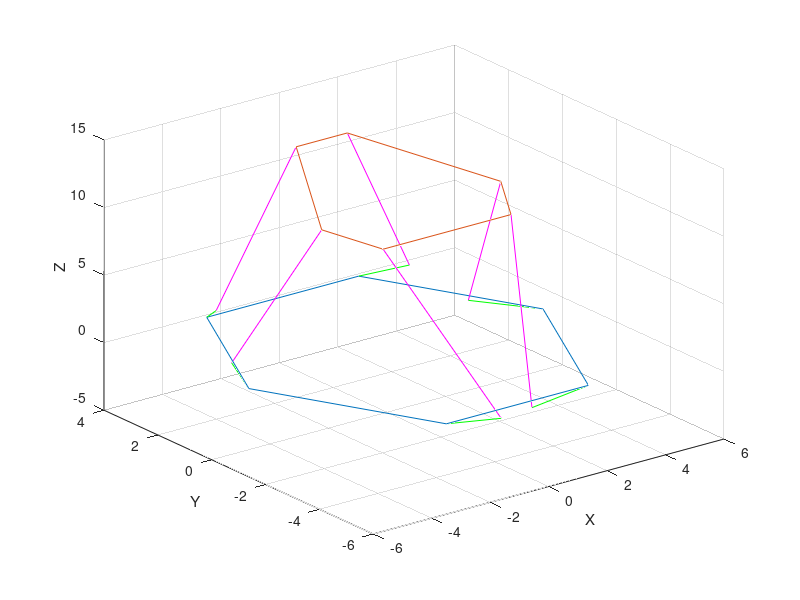

Reproduce this figure in MATLAB. (Note: this script raises an error after producing the figure.)
% stewart platform code
clear all;
clc;


% constants based on my build
s = 10.824; %length of operating leg (in)
a = 2; %length of servo operating arm (in)

% coordinates of servo motor rotation point in base frame
b1 = [-2.43 -4.84 0]';
b2 = [2.43 -4.84 0]';
b3 = [5.03 -.33 0]';
b4 = [2.6 3.876 0]';
b5 = [-2.6 3.876 0]';
b6 = [-5.03 -.33 0]';
b = [b1 b2 b3 b4 b5 b6];

% coordinates of the home position of platform joints, platform frame
p01 = [-2.1875 -2.49 0]';
p02 = [2.1875 -2.49 0]';
p03 = [3.0625 -.974 0]';
p04 = [.875 2.815 0]';
p05 = [-.875 2.815 0]';
p06 = [-3.0625 -.974 0]';
p0 = [p01 p02 p03 p04 p05 p06];

% angle of servo arm plane relative to x-axis
beta1 = deg2rad(0);
beta2 = deg2rad(180);
beta3 = deg2rad(120);
beta4 = deg2rad(300);
beta5 = deg2rad(240);
beta6 = deg2rad(60);
beta = [beta1 beta2 beta3 beta4 beta5 beta6];

% plot(b(2,:),-b(1,:))
% hold on
% plot(p(2,:),-p(1,:))
% hold off

% calculate h_0 and alpha_0 - home locations of platform height and servo
% arm angle
h_01 = sqrt(s^2+a^2-(p01(1)-b1(1))^2-(p01(2)-b1(2))^2)-p01(3);
h_03 = sqrt(s^2+a^2-(p03(1)-b3(1))^2-(p03(2)-b3(2))^2)-p03(3);
h_05 = sqrt(s^2+a^2-(p05(1)-b5(1))^2-(p05(2)-b5(2))^2)-p05(3);
h_0 = (h_01+h_03+h_05)/3;

l_01 = sqrt((p01(1)-b1(1))^2+(p01(2)-b1(2))^2+(h_0+p01(3))^2);
L01 = 2*a^2;
M01 = 2*a*(cos(beta1)*(p01(1)-b1(1))+sin(beta1)*(p01(2)-b1(2)));
N01 = 2*a*(h_0+p01(3));
alpha_01 = asin(L01/sqrt(M01^2+N01^2)) - atan2(M01,N01);

l_03 = sqrt((p03(1)-b3(1))^2+(p03(2)-b3(2))^2+(h_0+p03(3))^2);
L03 = 2*a^2;
M03 = 2*a*(cos(beta3)*(p03(1)-b3(1))+sin(beta3)*(p03(2)-b3(2)));
N03 = 2*a*(h_0+p03(3));
alpha_03 = asin(L03/sqrt(M03^2+N03^2)) - atan2(M03,N03);

l_05 = sqrt((p05(1)-b5(1))^2+(p05(2)-b5(2))^2+(h_0+p05(3))^2);
L05 = 2*a^2;
M05 = 2*a*(cos(beta5)*(p05(1)-b5(1))+sin(beta5)*(p05(2)-b5(2)));
N05 = 2*a*(h_0+p05(3));
alpha_05 = asin(L05/sqrt(M05^2+N05^2)) - atan2(M05,N05);

l_02 = sqrt((p02(1)-b2(1))^2+(p02(2)-b2(2))^2+(h_0+p02(3))^2);
L02 = 2*a^2;
M02 = 2*a*(p02(1)-b2(1));
N02 = 2*a*(h_0+p02(3));
alpha_02 = asin(L02/sqrt(M02^2+N02^2)) - atan2(M02,N02);

alpha_0 = (alpha_01 + alpha_03 + alpha_05)/3;
alpha_0d = rad2deg(alpha_0);

% calculate home position of platform joints in base frame
q1 = [0 0 h_0]' + p01;
q2 = [0 0 h_0]' + p02;
q3 = [0 0 h_0]' + p03;
q4 = [0 0 h_0]' + p04;
q5 = [0 0 h_0]' + p05;
q6 = [0 0 h_0]' + p06;

% position and orientation of platform origin (in platform coords)
%desired
pos_d = [0.5 0.5 0]';
or_d = [.5 0 0]';

%current 
pos = [0 0 0]';
or = [0 0 0]';

%delta
pos_del = pos_d - pos;
or_del = or_d - or;

% calculate rotational matrix for platform relative to the base
phi = or_d(1);
theta = or_d(2);
psi = or_d(3);

Rz = [cos(psi) -sin(psi) 0;sin(psi) cos(psi) 0;0 0 1];
Ry = [cos(theta) 0 sin(theta);0 1 0;-sin(theta) 0 cos(theta)];
Rx = [1 0 0;0 cos(phi) -sin(phi);0 sin(phi) cos(phi)];
R_PB = Rz*Ry*Rx;

% calculate effective leg lengths 
T = [pos_d(1) pos_d(2) pos_d(3)+h_0]'; %translation vector of platform frame wrt base frame

l1 = T+R_PB*p01-b1;
l2 = T+R_PB*p02-b2;
l3 = T+R_PB*p03-b3;
l4 = T+R_PB*p04-b4;
l5 = T+R_PB*p05-b5;
l6 = T+R_PB*p06-b6;
l = [l1 l2 l3 l4 l5 l6];

% calculate angles required for each servo
alpha = zeros(6,1);

% uses p coordinates as in equation 9 of 'maths' paper
% for idx = 1:6
%     ll = sqrt(l(1,idx)^2+l(2,idx)^2+l(3,idx)^2);
%     LL = ll^2 - (s^2 - a^2);
%     MM = 2*a*(p0(3,idx)-b(3,idx));
%     NN = 2*a*(cos(beta(idx))*(p0(1,idx)-b(1,idx))+sin(beta(idx))*(p0(2,idx)-b(2,idx)));
%     al = asin(LL/sqrt(MM^2+NN^2)) - atan2(NN,MM);
%     alpha(idx) = al;
% end

% uses q coordinates as mentioned by instructables post by thiagohersan
plat_jts = zeros(3,6);
for idx = 1:6
    q = T + R_PB * p0(:,idx);
    plat_jts(:,idx) = q;
    ll = sqrt(l(1,idx)^2+l(2,idx)^2+l(3,idx)^2);
    LL = ll^2 - (s^2 - a^2);
    MM = 2*a*(q(3)-b(3,idx));
    NN = 2*a*(cos(beta(idx))*(q(1)-b(1,idx))+sin(beta(idx))*(q(2)-b(2,idx)));
    al = asin(LL/sqrt(MM^2+NN^2)) - atan2(NN,MM);
    alpha(idx) = al;
end

%% Sim Test
x_a = a*cos(alpha).*cos(beta') + b(1,:)';
y_a = a*cos(alpha).*sin(beta') + b(2,:)';
z_a = a*sin(alpha);

base_pts = [b,b(:,1)];
plat = [plat_jts,plat_jts(:,1)];

plot3(base_pts(1,:),base_pts(2,:),zeros(7,1))
hold on
plot3(plat(1,:),plat(2,:),plat(3,:))
hold on

for ii = 1:6
    plot3([b(1,ii) x_a(ii)],[b(2,ii) y_a(ii)],[0 z_a(ii)],'g')
    hold on
    plot3([x_a(ii) plat(1,ii)],[y_a(ii) plat(2,ii)],[z_a(ii) plat(3,ii)],'m')
    hold on
end

grid on
xlabel("X")
ylabel("Y")
zlabel("Z")



%% Test simulation
% given desired pose of platform over time, output animation of its
% movement
clear all;
clc;

t = 100;
ball = [0 0];

[s,a,b,p0,beta,h_0,alpha_0] = initialize();

h = figure(1);
h.Visible = 'off';
for mm = 1:t
    idx = mm-1;
    ang = 2*pi/t * idx;
    rot = -pi/6 + (2*pi/6 -2*pi/6*(abs(t/2-idx)/(t/2)));
    z_move = (1.5-(1.5*abs(t/2-idx)/(t/2)));
    pose_des = [6*cos(ang),6*sin(ang),0,0,0,0]; %only translation
    % pose_des = [0,0,0,rot,0]; %only rotation
    % pose_des = [cos(ang),sin(ang),0,0,rot,0]; %combined
    % pose_des = [0,0,z_move,0,0,0]; %only vertical
    [alpha_cmd,plat_jts,ball_loc] = inv_kin(pose_des,h_0,p0,b,s,a,beta,ball,alpha_0);
    plot_sp(alpha_cmd,beta,b,plat_jts,a,ball_loc);
    drawnow
    F(mm) = getframe;
end

h.Visible = 'on';
movie(F,2,30)

%%
% Test Rotation for T
clear;
clc;

T_0 = [0 0 10]';
phi = pi()/6;
theta = pi()/6;
psi = 0;

Rz = [cos(psi) -sin(psi) 0;sin(psi) cos(psi) 0;0 0 1];
Ry = [cos(theta) 0 sin(theta);0 1 0;-sin(theta) 0 cos(theta)];
Rx = [1 0 0;0 cos(phi) -sin(phi);0 sin(phi) cos(phi)];
R_PB = Rz*Ry*Rx;

T_new = R_PB*T_0

norm(T_new)

%% Controller simulation
% NEED TO ADD SAFETIES IF BALL IS OFF THE PLATFORM OR IF BALL IS NOT
% DETECTED ON THE PLATFORM FOR PLATFORM TO MOVE TO HOME POS

% issue with ball plotting is that location of ball at previous time is
% being calculated at next time step - so not accurate

clear all;
clc;

origin = [144 108];
ball_pos_prev = [300 60];
ball_pos = [280 50];
err_prev = [0 0];
err_prev(1) = origin(1) - ball_pos_prev(1);
err_prev(2) = ball_pos_prev(2) - origin(2);
dt = 100;



[s,a,b,p0,beta,h_0,alpha_0] = initialize();
[cmd,err_prev] = PD(origin,ball_pos,err_prev,dt);
pose_des = [cmd(1),cmd(2),0,cmd(3),cmd(4),0]; 
[alpha_cmd,plat_jts,ball_loc] = inv_kin(pose_des,h_0,p0,b,s,a,beta,ball_pos,alpha_0);
plot_sp(alpha_cmd,beta,b,plat_jts,a,ball_loc);

function [cmd, err_prev] = PD(origin,ball_pos,err_prev,dt)
    pos_max = 0.5;
    or_max = pi/4;

    kp_p = 0.0006; kd_p = 0.56;
    kp_o = .0013; kd_o = 1.1;
    err = [0 0];
    err(1) = origin(1) - ball_pos(1);
    err(2) = ball_pos(2) - origin(2);
    d_err = (err-err_prev)/dt;

    cmd_p = kp_p*err + kd_p*d_err;
    cmd_o = kp_o*err + kd_o*d_err;

    %cmd = [cmd_p -cmd_o(1) cmd_o(2)];
    cmd = [cmd_p 0 0];

    if abs(cmd(1)) > pos_max
        cmd(1) = pos_max*sign(cmd(1));
    end

    if abs(cmd(2)) > pos_max
        cmd(2) = pos_max*sign(cmd(2));
    end

    if abs(cmd(3)) > or_max
        cmd(3) = or_max*sign(cmd(3));
    end

    if abs(cmd(4)) > 2
        cmd(4) = or_max*sign(cmd(4));
    end

    err_prev = err;
end

%% Code Consolidation into Functions
% function to calculate all base values
function [s,a,b,p0,beta,h_0,alpha_0] = initialize()
    % constants based on my build
    s = 10.824; %length of operating leg (in)
    a = 2; %length of servo operating arm (in)
    
    % coordinates of servo motor rotation point in base frame
    b1 = [-2.43 -4.84 0]';
    b2 = [2.43 -4.84 0]';
    b3 = [5.03 -.33 0]';
    b4 = [2.6 3.876 0]';
    b5 = [-2.6 3.876 0]';
    b6 = [-5.03 -.33 0]';
    b = [b1 b2 b3 b4 b5 b6];
    
    % coordinates of the home position of platform joints, platform frame
    p01 = [-2.1875 -2.49 0]';
    p02 = [2.1875 -2.49 0]';
    p03 = [3.0625 -.974 0]';
    p04 = [.875 2.815 0]';
    p05 = [-.875 2.815 0]';
    p06 = [-3.0625 -.974 0]';
    p0 = [p01 p02 p03 p04 p05 p06];
    
    % angle of servo arm plane relative to x-axis
    beta1 = deg2rad(0);
    beta2 = deg2rad(180);
    beta3 = deg2rad(120);
    beta4 = deg2rad(300);
    beta5 = deg2rad(240);
    beta6 = deg2rad(60);
    beta = [beta1 beta2 beta3 beta4 beta5 beta6];

    % calculate h_0 and alpha_0 - home locations of platform height and servo
    % arm angle
    h_01 = sqrt(s^2+a^2-(p01(1)-b1(1))^2-(p01(2)-b1(2))^2)-p01(3);
    h_03 = sqrt(s^2+a^2-(p03(1)-b3(1))^2-(p03(2)-b3(2))^2)-p03(3);
    h_05 = sqrt(s^2+a^2-(p05(1)-b5(1))^2-(p05(2)-b5(2))^2)-p05(3);
    h_0 = (h_01+h_03+h_05)/3;
    
    L01 = 2*a^2;
    M01 = 2*a*(cos(beta1)*(p01(1)-b1(1))+sin(beta1)*(p01(2)-b1(2)));
    N01 = 2*a*(h_0+p01(3));
    alpha_01 = asin(L01/sqrt(M01^2+N01^2)) - atan2(M01,N01);
    
    L03 = 2*a^2;
    M03 = 2*a*(cos(beta3)*(p03(1)-b3(1))+sin(beta3)*(p03(2)-b3(2)));
    N03 = 2*a*(h_0+p03(3));
    alpha_03 = asin(L03/sqrt(M03^2+N03^2)) - atan2(M03,N03);
    
    L05 = 2*a^2;
    M05 = 2*a*(cos(beta5)*(p05(1)-b5(1))+sin(beta5)*(p05(2)-b5(2)));
    N05 = 2*a*(h_0+p05(3));
    alpha_05 = asin(L05/sqrt(M05^2+N05^2)) - atan2(M05,N05);
    
    alpha_0 = (alpha_01 + alpha_03 + alpha_05)/3;

end

% function to calculate alpha angles of arms based on desired pose as well
% as platform joints when arms are at these angles
function [alpha_cmd,plat_jts,ball_loc] = inv_kin(pose_des,h_0,p0,b,s,a,beta,ball,alpha_0)
    % max and min alpha values
    al_max = alpha_0 + pi/4;
    al_min = alpha_0 - pi/4;
    % calculate rotational matrix for platform relative to the base
    phi = pose_des(4);
    theta = pose_des(5);
    psi = pose_des(6);
    
    Rz = [cos(psi) -sin(psi) 0;sin(psi) cos(psi) 0;0 0 1];
    Ry = [cos(theta) 0 sin(theta);0 1 0;-sin(theta) 0 cos(theta)];
    Rx = [1 0 0;0 cos(phi) -sin(phi);0 sin(phi) cos(phi)];
    R_PB = Rz*Ry*Rx;
    
    % calculate effective leg lengths 
    T = [pose_des(1) pose_des(2) pose_des(3)+h_0]'; %translation vector of platform frame wrt base frame
    
    l1 = T+R_PB*p0(:,1)-b(:,1);
    l2 = T+R_PB*p0(:,2)-b(:,2);
    l3 = T+R_PB*p0(:,3)-b(:,3);
    l4 = T+R_PB*p0(:,4)-b(:,4);
    l5 = T+R_PB*p0(:,5)-b(:,5);
    l6 = T+R_PB*p0(:,6)-b(:,6);
    l = [l1 l2 l3 l4 l5 l6];

    ball_loc = T+R_PB*([ball 0]');
    
    % calculate angles required for each servo
    alpha = zeros(6,1);
    plat_jts = zeros(3,6);

    for idx = 1:6
        q = T + R_PB * p0(:,idx);
        plat_jts(:,idx) = q;
        ll = sqrt(l(1,idx)^2+l(2,idx)^2+l(3,idx)^2);
        LL = ll^2 - (s^2 - a^2);
        MM = 2*a*(q(3)-b(3,idx));
        NN = 2*a*(cos(beta(idx))*(q(1)-b(1,idx))+sin(beta(idx))*(q(2)-b(2,idx)));
        al = asin(LL/sqrt(MM^2+NN^2)) - atan2(NN,MM);
        if al > al_max
            al = al_max;
        end
        if al < al_min
            al = al_min;
        end
        alpha(idx) = al;
    end

    alpha_cmd = alpha;
end

% function to plot stewart platform
function [] = plot_sp(alpha,beta,b,plat_jts,a,ball)
    x_a = a*cos(alpha).*cos(beta') + b(1,:)';
    y_a = a*cos(alpha).*sin(beta') + b(2,:)';
    z_a = a*sin(alpha);
    
    base_pts = [b,b(:,1)];
    plat = [plat_jts,plat_jts(:,1)];
    
    plot3(base_pts(1,:),base_pts(2,:),zeros(7,1))
    hold on
    plot3(plat(1,:),plat(2,:),plat(3,:))
    hold on
    plot3(ball(1),ball(2),ball(3),'ro')
    hold on
    
    for ii = 1:6
        plot3([b(1,ii) x_a(ii)],[b(2,ii) y_a(ii)],[0 z_a(ii)],'g')
        hold on
        plot3([x_a(ii) plat(1,ii)],[y_a(ii) plat(2,ii)],[z_a(ii) plat(3,ii)],'m')
        hold on
    end
    
    grid on
    xlabel("X")
    ylabel("Y")
    zlabel("Z")
    xlim([-5 5]);
    ylim([-5 5]);
    zlim([0 15]);
    hold off

end


